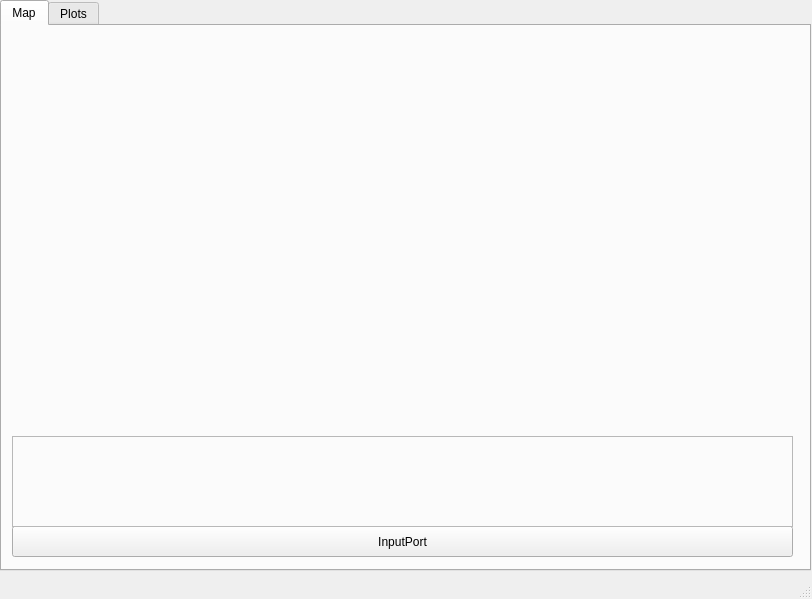
<?xml version="1.0" encoding="UTF-8"?>
<ui version="4.0">
 <class>MainWindow</class>
 <widget class="QMainWindow" name="MainWindow">
  <property name="geometry">
   <rect>
    <x>0</x>
    <y>0</y>
    <width>812</width>
    <height>599</height>
   </rect>
  </property>
  <property name="windowTitle">
   <string>MainWindow</string>
  </property>
  <widget class="QWidget" name="centralwidget">
   <widget class="QTabWidget" name="tabWidget">
    <property name="geometry">
     <rect>
      <x>0</x>
      <y>0</y>
      <width>811</width>
      <height>571</height>
     </rect>
    </property>
    <property name="currentIndex">
     <number>0</number>
    </property>
    <widget class="QWidget" name="MapTab">
     <attribute name="title">
      <string>Map</string>
     </attribute>
     <widget class="QPushButton" name="InputPort">
      <property name="geometry">
       <rect>
        <x>10</x>
        <y>500</y>
        <width>781</width>
        <height>31</height>
       </rect>
      </property>
      <property name="text">
       <string>InputPort</string>
      </property>
     </widget>
     <widget class="Map" name="MapW" native="true">
      <property name="geometry">
       <rect>
        <x>10</x>
        <y>0</y>
        <width>781</width>
        <height>401</height>
       </rect>
      </property>
     </widget>
     <widget class="DataTable" name="DataTableW">
      <property name="geometry">
       <rect>
        <x>10</x>
        <y>410</y>
        <width>781</width>
        <height>91</height>
       </rect>
      </property>
      <property name="frameShape">
       <enum>QFrame::StyledPanel</enum>
      </property>
      <property name="frameShadow">
       <enum>QFrame::Raised</enum>
      </property>
     </widget>
    </widget>
    <widget class="QWidget" name="PlotTab">
     <attribute name="title">
      <string>Plots</string>
     </attribute>
     <widget class="QCustomPlot" name="PWMPlot" native="true">
      <property name="geometry">
       <rect>
        <x>-1</x>
        <y>-1</y>
        <width>811</width>
        <height>141</height>
       </rect>
      </property>
     </widget>
     <widget class="QCustomPlot" name="EncoderPlot" native="true">
      <property name="geometry">
       <rect>
        <x>-1</x>
        <y>139</y>
        <width>811</width>
        <height>141</height>
       </rect>
      </property>
     </widget>
     <widget class="QCustomPlot" name="CompassPlot" native="true">
      <property name="geometry">
       <rect>
        <x>-1</x>
        <y>409</y>
        <width>811</width>
        <height>131</height>
       </rect>
      </property>
     </widget>
     <widget class="QCustomPlot" name="GyroPlot" native="true">
      <property name="geometry">
       <rect>
        <x>-1</x>
        <y>279</y>
        <width>811</width>
        <height>131</height>
       </rect>
      </property>
     </widget>
    </widget>
   </widget>
  </widget>
  <widget class="QStatusBar" name="statusbar"/>
 </widget>
 <customwidgets>
  <customwidget>
   <class>Map</class>
   <extends>QWidget</extends>
   <header>map.h</header>
   <container>1</container>
  </customwidget>
  <customwidget>
   <class>DataTable</class>
   <extends>QFrame</extends>
   <header>datatable.h</header>
   <container>1</container>
  </customwidget>
  <customwidget>
   <class>QCustomPlot</class>
   <extends>QWidget</extends>
   <header>qcustomplot.h</header>
   <container>1</container>
  </customwidget>
 </customwidgets>
 <resources/>
 <connections/>
</ui>
